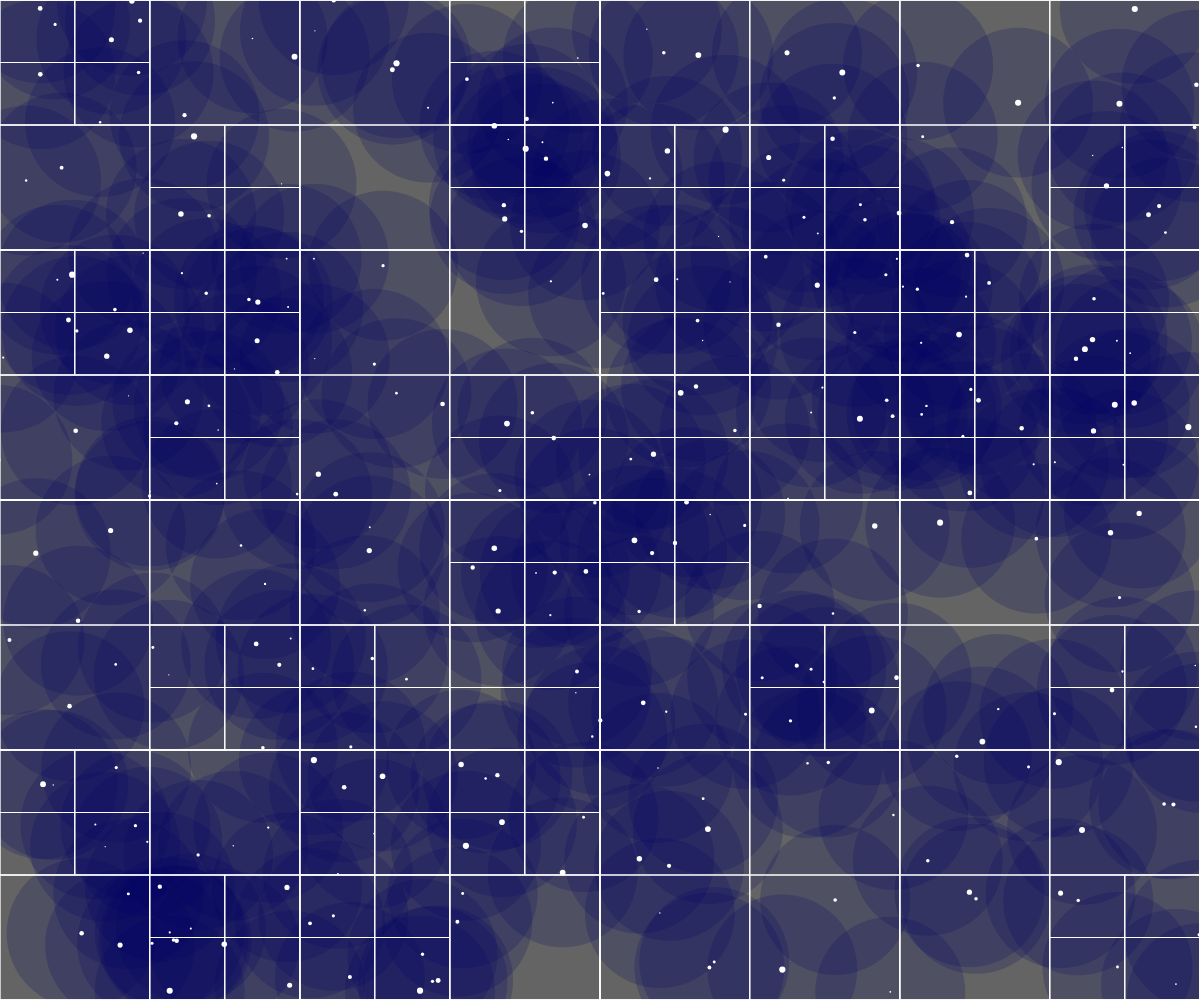
Frame 1 (no input)
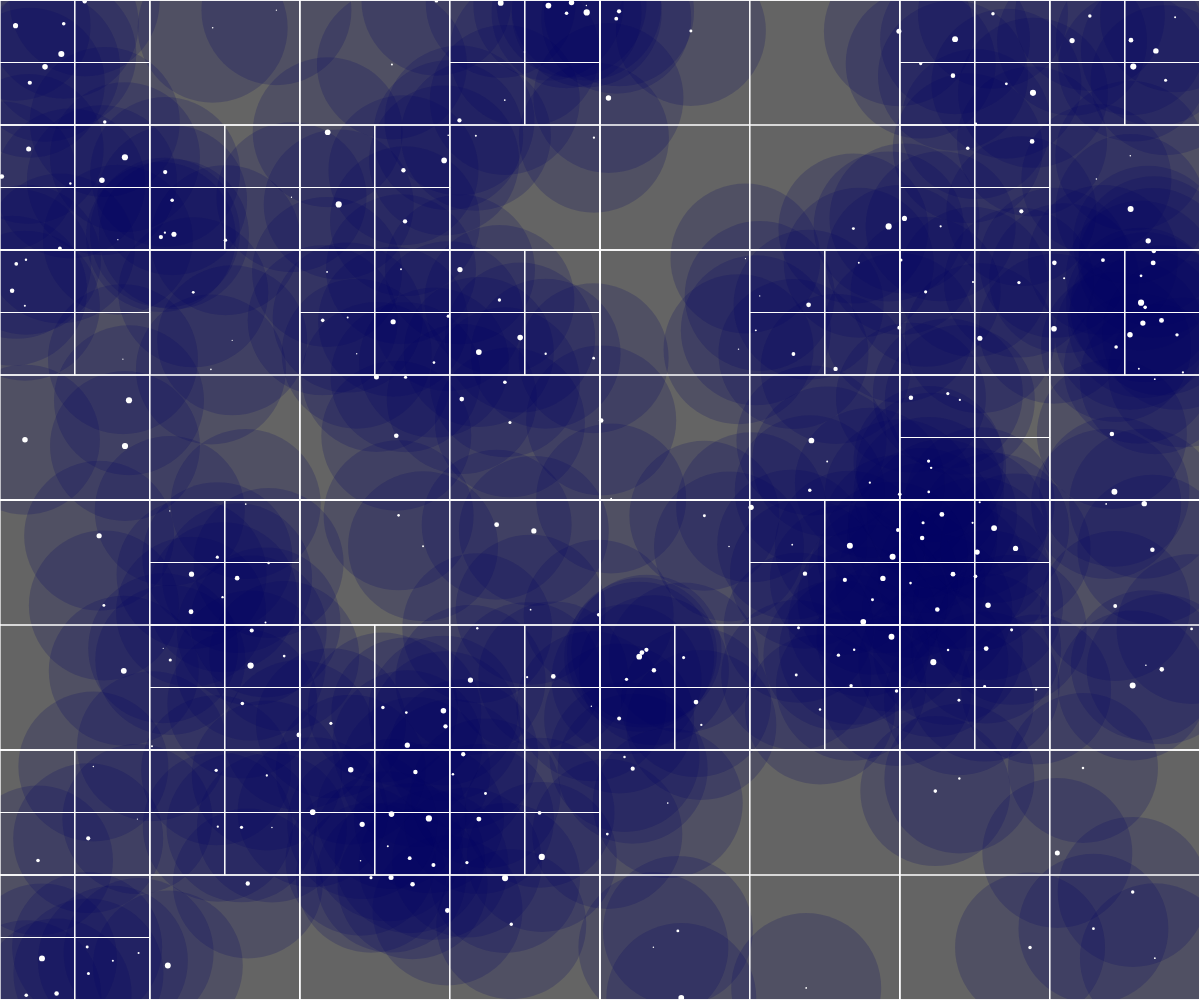
Frame 60 (no input)
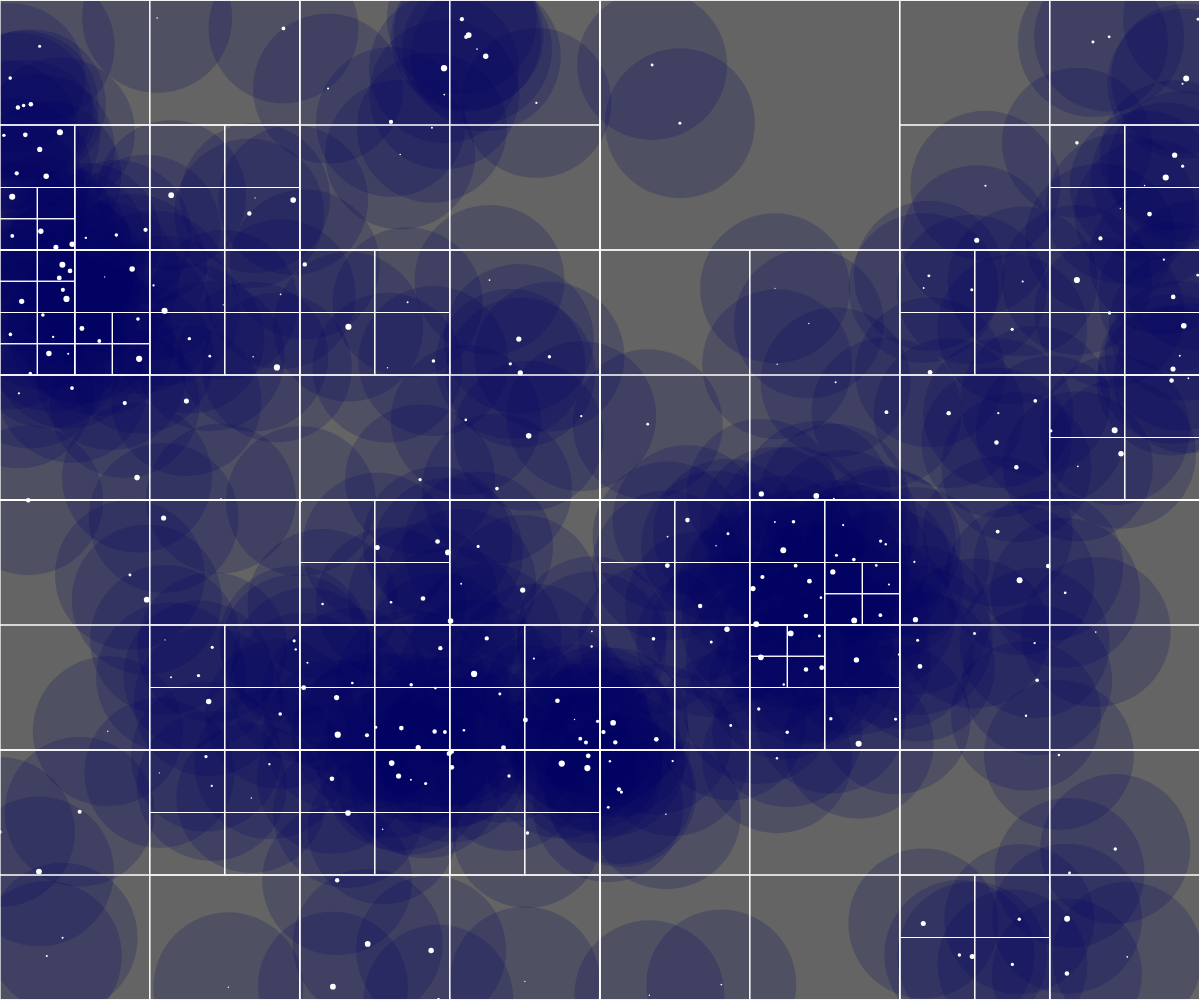
Frame 120 (the mouse pressed at the canvas centre since frame 60)

The p5.js sketch that drew these frames (run headless with seeded random() and noise() and a simulated clock; from frame 60 on, the mouse is pressed at the canvas centre):

// p5.js sketch
// ── sketch.js
const flock = [];
let boundary;

function setup() {
  createCanvas(windowWidth, windowHeight);

  boundary = new Rectangle(
    windowWidth / 2,
    windowHeight / 2,
    windowWidth,
    windowHeight
  );

  for (let i = 0; i < 300; i++) {
    flock.push(new Boid());
  }
}

function draw() {
  background(100);

  let qtree = new QuadTree(boundary, 3);

  for (let boid of flock) {
    qtree.insert(boid);

    let range = new Rectangle(
      boid.position.x,
      boid.position.y,
      boid.perceptionRadius,
      boid.perceptionRadius
    );
    let points = [];
    qtree.query(range, points);

    boid.edges();
    boid.flock(points);
    boid.update();
    boid.showPOV();
  }
  qtree.show();
  for (let boid of flock) {
    boid.show("white");
  }

  if (mouseIsPressed) {
    console.log(qtree);
    // console.log(points);
  }

  // console.log(points);
}

function windowResized() {
  resizeCanvas(windowWidth, windowHeight);
}

// ── boid.js
class Boid {
  constructor() {
    this.position = createVector(random(width), random(height));
    this.lastPosition = createVector(this.position.x - 6, this.position.y - 6);
    this.velocity = p5.Vector.random2D();
    this.velocity.setMag(random(1, 5));
    this.acceleration = createVector();
    this.maxSpeed = random(1, 5);
    this.maxForce = this.maxSpeed / 4;
    this.perceptionRadius = 75;
  }

  edges() {
    if (this.position.x > width) {
      this.position.x = 0;
    } else if (this.position.x < 0) {
      this.position.x = width;
    }
    if (this.position.y > height) {
      this.position.y = 0;
    } else if (this.position.y < 0) {
      this.position.y = height;
    }
  }

  align(boids) {
    let steering = createVector();
    let total = 0;
    for (let other of boids) {
      let d = dist(
        this.position.x,
        this.position.y,
        other.position.x,
        other.position.y
      );
      if (other != this && d < this.perceptionRadius) {
        steering.add(other.velocity);
        total++;
      }
    }
    if (total > 0) {
      steering.div(total);
      steering.setMag(this.maxSpeed);
      steering.sub(this.velocity);
      steering.limit(this.maxForce);
    }
    return steering;
  }

  separation(boids) {
    let steering = createVector();
    let total = 0;
    for (let other of boids) {
      let d = dist(
        this.position.x,
        this.position.y,
        other.position.x,
        other.position.y
      );
      if (other != this && d < this.perceptionRadius) {
        let diff = p5.Vector.sub(this.position, other.position);
        diff.div(d * d);
        steering.add(diff);
        total++;
      }
    }
    if (total > 0) {
      steering.div(total);
      steering.setMag(this.maxSpeed);
      steering.sub(this.velocity);
      steering.limit(this.maxForce);
    }
    return steering.mult(1.1);
  }

  cohesion(boids) {
    let steering = createVector();
    let total = 0;
    for (let other of boids) {
      let d = dist(
        this.position.x,
        this.position.y,
        other.position.x,
        other.position.y
      );
      if (other != this && d < this.perceptionRadius) {
        steering.add(other.position);
        total++;
      }
    }
    if (total > 0) {
      steering.div(total);
      steering.sub(this.position);
      steering.setMag(this.maxSpeed);
      steering.sub(this.velocity);
      steering.limit(this.maxForce);
    }
    return steering;
  }

  flock(boids) {
    let alignment = this.align(boids);
    let cohesion = this.cohesion(boids);
    let separation = this.separation(boids);

    this.acceleration.add(alignment);
    this.acceleration.add(cohesion);
    this.acceleration.add(separation);
  }

  update() {
    this.position.add(this.velocity);
    this.velocity.add(this.acceleration);
    this.velocity.limit(this.maxSpeed);
    this.acceleration.mult(0);
  }

  showPOV() {
    noStroke();
    fill(0, 0, 100, 50);
    circle(this.position.x, this.position.y, this.perceptionRadius * 2);
  }

  show(color) {
    stroke(color);
    strokeWeight(this.maxSpeed * 1.25);
    point(this.position.x, this.position.y);
  }
}

// ── quadtree.js
class Rectangle {
  constructor(x, y, w, h) {
    this.x = x;
    this.y = y;
    this.w = w;
    this.h = h;
  }

  contains(point) {
    let x = point.position.x;
    let y = point.position.y;

    return (
      x >= this.x - this.w &&
      x <= this.x + this.w &&
      y >= this.y - this.h &&
      y <= this.y + this.h
    );
  }

  intersects(range) {
    return !(
      range.x - range.w > this.x + this.w ||
      range.x + range.w < this.x - this.w ||
      range.y - range.h > this.y + this.h ||
      range.y + range.h < this.y - this.h
    );
  }
}

class QuadTree {
  constructor(boundary, capacity) {
    this.boundary = boundary;
    this.capacity = capacity;
    this.points = [];
    this.divided = false;
  }

  subdivide() {
    let x = this.boundary.x;
    let y = this.boundary.y;
    let w = this.boundary.w / 2;
    let h = this.boundary.h / 2;

    let ne = new Rectangle(x + w, y - h, w, h);
    this.northeast = new QuadTree(ne, this.capacity);
    let nw = new Rectangle(x - w, y - h, w, h);
    this.northwest = new QuadTree(nw, this.capacity);
    let se = new Rectangle(x + w, y + h, w, h);
    this.southeast = new QuadTree(se, this.capacity);
    let sw = new Rectangle(x - w, y + h, w, h);
    this.southwest = new QuadTree(sw, this.capacity);

    this.divided = true;
  }

  insert(point) {
    if (!this.boundary.contains(point)) {
      return false;
    }

    if (this.points.length < this.capacity) {
      this.points.push(point);
      return true;
    }

    if (!this.divided) {
      this.subdivide();
    }

    return (
      this.northeast.insert(point) ||
      this.northwest.insert(point) ||
      this.southeast.insert(point) ||
      this.southwest.insert(point)
    );
  }

  query(range, found) {
    if (!found) {
      found = [];
    }

    if (!range.intersects(this.boundary)) {
      return found;
    }

    for (let p of this.points) {
      if (range.contains(p)) {
        found.push(p);
      }
    }
    if (this.divided) {
      this.northwest.query(range, found);
      this.northeast.query(range, found);
      this.southwest.query(range, found);
      this.southeast.query(range, found);
    }

    return found;
  }

  show() {
    stroke(255);
    strokeWeight(1);
    noFill();
    rectMode(CENTER);
    rect(
      this.boundary.x,
      this.boundary.y,
      this.boundary.w * 2,
      this.boundary.h * 2
    );
    if (this.divided) {
      this.northeast.show();
      this.northwest.show();
      this.southeast.show();
      this.southwest.show();
    }
  }
}

// ── style.css
canvas {
  display: block;
  position: absolute;
  left: 0;
  top: 0;
}
